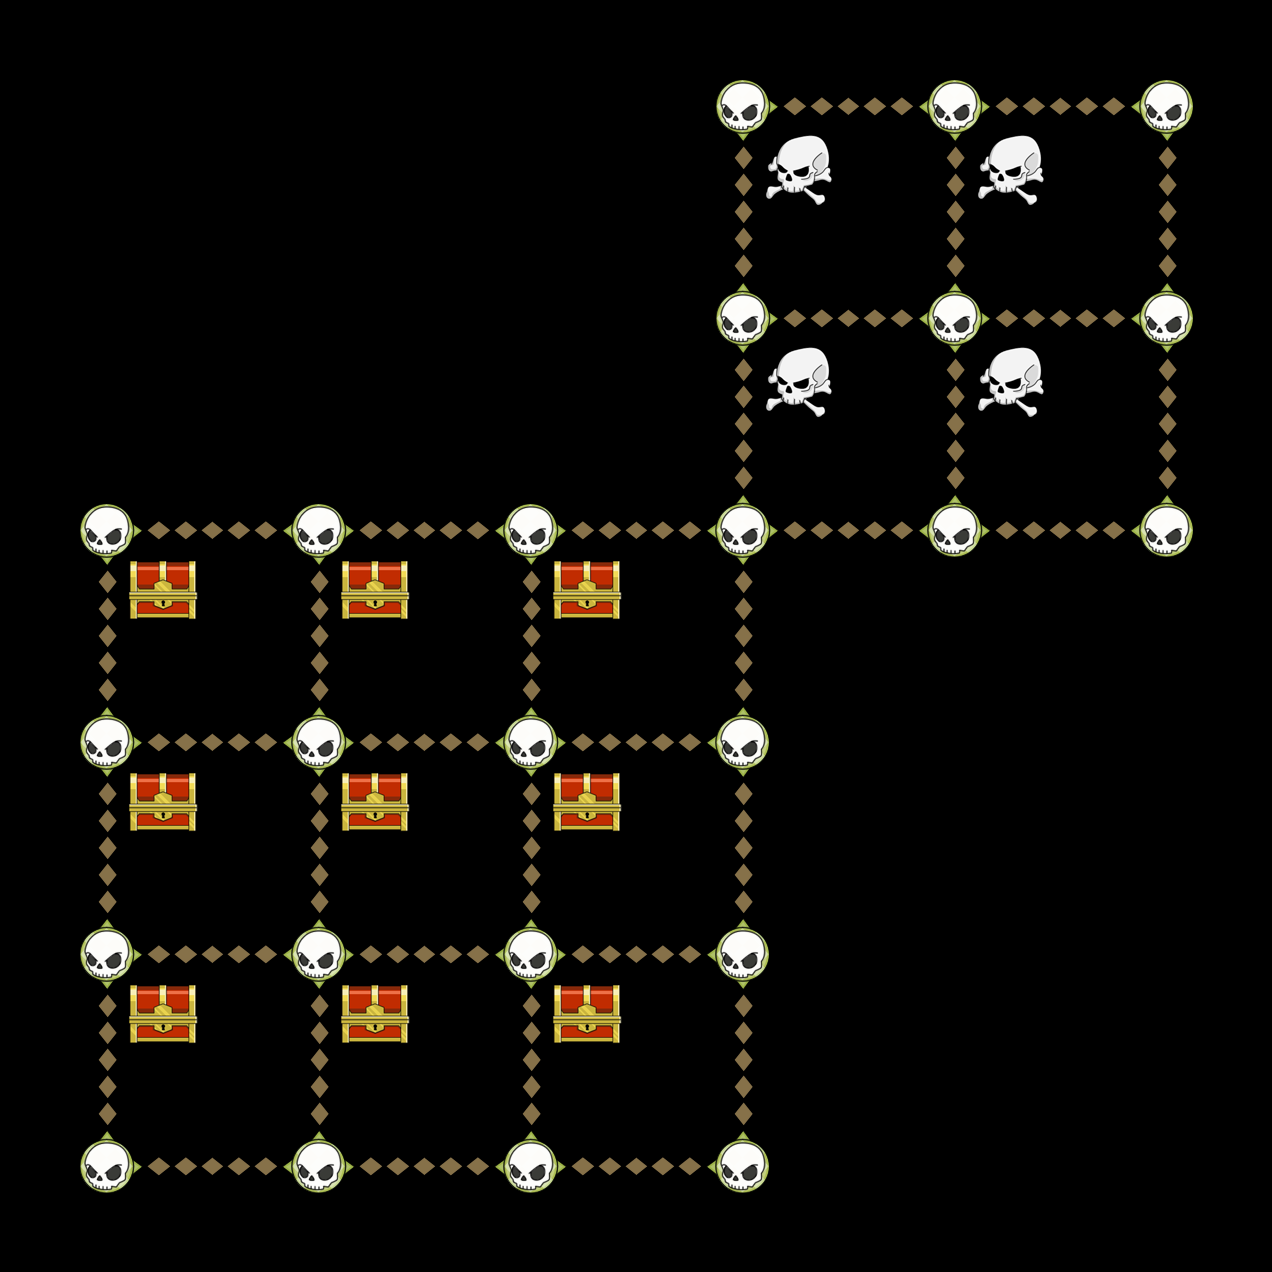

This game map was drawn from its Tiled (.tmx) file and the tilesets committed beside it. A one-line description and the trimmed map source follow:
An orthogonal 6x6 tile map with 212x212 px tiles, 6 tile layers (Down, Up, Left, Right, ...).

<map version="1.0" orientation="orthogonal" width="6" height="6" tilewidth="212" tileheight="212">
 <tileset firstgid="1" name="TileGraphic_Final-ipadhd" tilewidth="212" tileheight="212">
  <image source="TileGraphic_Final-ipadhd.png" width="636" height="1060" />
  <tile id="0">
   <properties>
    <property name="LineFilled" value="True" />
   </properties>
  </tile>
  <tile id="2">
   <properties>
    <property name="Item" value="TreasureBox" />
   </properties>
  </tile>
  <tile id="4">
   <properties>
    <property name="RowFilled" value="True" />
   </properties>
  </tile>
  <tile id="6">
   <properties>
    <property name="Item" value="CannonLeft" />
   </properties>
  </tile>
  <tile id="7">
   <properties>
    <property name="Item" value="ShipRight" />
   </properties>
  </tile>
  <tile id="8">
   <properties>
    <property name="Item" value="MapOne" />
   </properties>
  </tile>
  <tile id="9">
   <properties>
    <property name="Item" value="CannonRight" />
   </properties>
  </tile>
  <tile id="10">
   <properties>
    <property name="Item" value="ShipLeft" />
   </properties>
  </tile>
  <tile id="11">
   <properties>
    <property name="Item" value="MapTwo" />
   </properties>
  </tile>
  <tile id="12">
   <properties>
    <property name="Item" value="Empty" />
   </properties>
  </tile>
  <tile id="13">
   <properties>
    <property name="Item" value="Skull" />
   </properties>
  </tile>
  <tile id="14">
   <properties>
    <property name="Item" value="Fog" />
   </properties>
  </tile>
 </tileset>
 <layer name="Down" width="6" height="6">
  <data>[36 cells, 18 non-empty, 1 distinct tile ids]</data>
 </layer>
 <layer name="Up" width="6" height="6">
  <data>[36 cells, 18 non-empty, 1 distinct tile ids]</data>
 </layer>
 <layer name="Left" width="6" height="6">
  <data>[36 cells, 18 non-empty, 1 distinct tile ids]</data>
 </layer>
 <layer name="Right" width="6" height="6">
  <data>[36 cells, 18 non-empty, 1 distinct tile ids]</data>
 </layer>
 <layer name="Dots" width="6" height="6">
  <data>[36 cells, 24 non-empty, 1 distinct tile ids]</data>
 </layer>
 <layer name="Items" width="6" height="6">
  <data>[36 cells, 13 non-empty, 2 distinct tile ids]</data>
 </layer>
</map>
